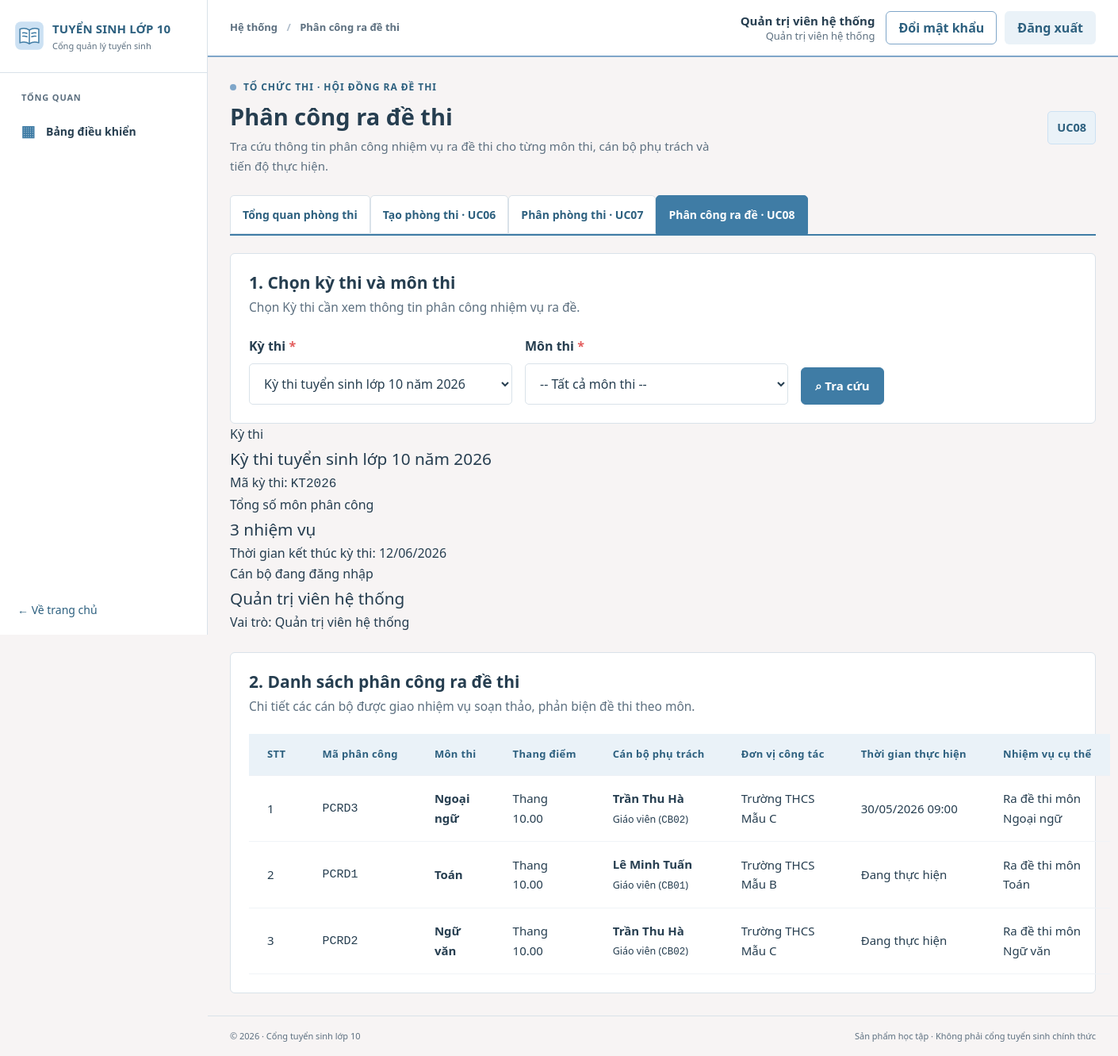
/exam/phan-cong-ra-de.php (signed in), run on the app's committed database.
### tables this page shows
CREATE TABLE TaiKhoan (
  maTaiKhoan VARCHAR(20) NOT NULL,
  tenDangNhap VARCHAR(50) NOT NULL,
  matKhau VARCHAR(255) NOT NULL,
  hoTen VARCHAR(100) NOT NULL,
  vaiTro VARCHAR(30) NOT NULL,
  maCanBo VARCHAR(20) NULL,
  maThiSinh VARCHAR(20) NULL,
  trangThai VARCHAR(20) NOT NULL DEFAULT 'Hoạt động',
  soLanSai INT NOT NULL DEFAULT 0,
  khoaDen DATETIME NULL,
  lanDangNhapCuoi DATETIME NULL,
  ngayTao DATETIME NOT NULL DEFAULT CURRENT_TIMESTAMP,
  PRIMARY KEY (maTaiKhoan),
  UNIQUE KEY uq_taikhoan_ten (tenDangNhap),
  CONSTRAINT ck_taikhoan_vaitro CHECK (vaiTro IN ('HOC_SINH','GVCN','BAN_TUYEN_SINH','HD_TUYEN_SINH','HD_COI_THI','HD_CHAM_THI','CAT_PHACH','HD_PHUC_KHAO','HD_RA_DE','QUAN_TRI')),
  CONSTRAINT ck_taikhoan_trangthai CHECK (trangThai IN ('Hoạt động','Bị khóa')),
  CONSTRAINT ck_taikhoan_solansai CHECK (soLanSai >= 0),
  CONSTRAINT fk_taikhoan_canbo FOREIGN KEY (maCanBo) REFERENCES CanBo(maCanBo),
  CONSTRAINT fk_taikhoan_thisinh FOREIGN KEY (maThiSinh) REFERENCES ThiSinh(maThiSinh)
);

CREATE TABLE KyThi (
  maKyThi VARCHAR(20) NOT NULL,
  tenKyThi VARCHAR(150) NOT NULL,
  thoiGianKetThuc DATETIME NOT NULL,
  maDot VARCHAR(20) NOT NULL,
  PRIMARY KEY (maKyThi),
  CONSTRAINT fk_kythi_dot FOREIGN KEY (maDot) REFERENCES DotTuyenSinh(maDot)
);

CREATE TABLE PhanCongRaDe (
  maPhanCong VARCHAR(20) NOT NULL,
  maKyThi VARCHAR(20) NOT NULL,
  maMonThi VARCHAR(20) NOT NULL,
  maCanBo VARCHAR(20) NOT NULL,
  thoiGianThucHien DATETIME NULL,
  thongTinNhiemVu VARCHAR(255) NOT NULL,
  PRIMARY KEY (maPhanCong),
  CONSTRAINT fk_pcrd_kythi FOREIGN KEY (maKyThi) REFERENCES KyThi(maKyThi),
  CONSTRAINT fk_pcrd_mon FOREIGN KEY (maMonThi) REFERENCES MonThi(maMonThi),
  CONSTRAINT fk_pcrd_canbo FOREIGN KEY (maCanBo) REFERENCES CanBo(maCanBo)
);

CREATE TABLE MonThi (
  maMonThi VARCHAR(20) NOT NULL,
  tenMonThi VARCHAR(100) NOT NULL,
  thangDiem DECIMAL(5,2) NOT NULL,
  PRIMARY KEY (maMonThi),
  CONSTRAINT ck_monthi_thangdiem CHECK (thangDiem > 0)
);

CREATE TABLE CanBo (
  maCanBo VARCHAR(20) NOT NULL,
  hoTen VARCHAR(100) NOT NULL,
  soDienThoai VARCHAR(15) NULL,
  email VARCHAR(255) NULL,
  chucVu VARCHAR(100) NULL,
  maTruongTHCS VARCHAR(20) NULL,
  maTruongTHPT VARCHAR(20) NULL,
  maHoiDongThi VARCHAR(20) NULL,
  PRIMARY KEY (maCanBo),
  CONSTRAINT fk_canbo_thcs FOREIGN KEY (maTruongTHCS) REFERENCES TruongTHCS(maTruongTHCS),
  CONSTRAINT fk_canbo_thpt FOREIGN KEY (maTruongTHPT) REFERENCES TruongTHPT(maTruongTHPT),
  CONSTRAINT fk_canbo_hdt FOREIGN KEY (maHoiDongThi) REFERENCES HoiDongThi(maHoiDongThi)
);

### config/app.php (called while the page is built, shortened)
<?php
return [
    'name' => getenv('APP_NAME') ?: 'CỔNG THÔNG TIN TUYỂN SINH VÀO LỚP 10',
    'demo_mode' => filter_var(getenv('DEMO_MODE') ?: '1', FILTER_VALIDATE_BOOLEAN),
    'timezone' => 'Asia/Ho_Chi_Minh',
    'base_path' => getenv('APP_BASE_PATH') ?: null,
];

### includes/functions.php (called while the page is built, shortened)
<?php
function app_config(): array {
    static $cfg = null;
    if ($cfg === null) {
        $cfg = require dirname(__DIR__) . '/config/app.php';
        date_default_timezone_set($cfg['timezone']);
    }
    return $cfg;
}
function e(mixed $str): string {
    return htmlspecialchars((string)$str, ENT_QUOTES | ENT_SUBSTITUTE, 'UTF-8');
}
function base_path(): string {
    $forced = app_config()['base_path'];
    $root = realpath(dirname(__DIR__));
    $docroot = realpath($_SERVER['DOCUMENT_ROOT'] ?? '');
    $r = strtolower(str_replace('\\','/',$root));
    $d = rtrim(strtolower(str_replace('\\','/',$docroot)),'/');
    if ($r === $d) return '';
    return '';
}
function url(string $path = ''): string {
    $prefix = rtrim(base_path(), '/');
    $clean = ltrim($path, '/');
    return $prefix . '/' . $clean;
}

### includes/auth.php (called while the page is built, shortened)
<?php
require_once __DIR__ . '/functions.php';
require_once __DIR__ . '/permissions.php';
require_once dirname(__DIR__) . '/services/auth_service.php';
function current_user(): ?array {
    static $user = false;
    if ($user !== false) return $user;
    $user = null;
    $ma = $_SESSION['user']['maTaiKhoan'] ?? null;
    try {
        $user = layTaiKhoanHoatDong((string)$ma);
    } catch (Throwable $e) {
        error_log('current_user: ' . $e->getMessage());
        $user = $_SESSION['user'];
    }
    return $user;
}
function require_auth(): array {
    $user = current_user();
    return $user;
}
function require_role(array $vaiTro): array {
    $user = require_auth();
    return $user;
}

### config/database.php (called while the page is built, shortened)
<?php
function db(): PDO {
    static $pdo = null;
    if ($pdo instanceof PDO) return $pdo;
    $host = getenv('DB_HOST') ?: '127.0.0.1';
    $port = getenv('DB_PORT') ?: '3306';
    $name = getenv('DB_NAME') ?: 'dreamteam_tuyensinh10';
    $user = getenv('DB_USER') ?: 'root';
    $pass = getenv('DB_PASS') ?: '';
    $pdo = new PDO(
        "mysql:host={$host};port={$port};dbname={$name};charset=utf8mb4", $user, $pass,
        [PDO::ATTR_ERRMODE => PDO::ERRMODE_EXCEPTION, PDO::ATTR_DEFAULT_FETCH_MODE => PDO::FETCH_ASSOC,
         PDO::ATTR_EMULATE_PREPARES => false]
    );
    return $pdo;
}

### services/auth_service.php (called while the page is built, shortened)
<?php
require_once dirname(__DIR__) . '/config/database.php';
function tk_cot_phien(): string {
    return 'maTaiKhoan, tenDangNhap, hoTen, vaiTro, maCanBo, maThiSinh, trangThai';
}
function layTaiKhoanHoatDong(string $maTaiKhoan): ?array {
    $st = db()->prepare('SELECT ' . tk_cot_phien() . " FROM TaiKhoan WHERE maTaiKhoan = ? AND trangThai = 'Hoạt động'");
    $st->execute([$maTaiKhoan]);
    return $st->fetch() ?: null;
}

### includes/permissions.php (called while the page is built, shortened)
<?php
function ten_vai_tro(string $vaiTro): string {
    return VAI_TRO[$vaiTro] ?? $vaiTro;
}
function has_role(?array $user, array $vaiTro): bool {
    return $user !== null && in_array($user['vaiTro'], $vaiTro, true);
}

### services/exam_service.php (called while the page is built, shortened)
<?php
require_once dirname(__DIR__) . '/config/database.php';
function exam_ds_ky_thi(): array {
    return db()->query('SELECT maKyThi, tenKyThi, thoiGianKetThuc, maDot FROM KyThi ORDER BY maKyThi DESC')->fetchAll();
}
function layDanhSachPhanCongRaDe(string $maKyThi = '', ?string $maCanBo = null, ?string $maMonThi = null): array {
    $sql = 'SELECT pc.maPhanCong, pc.maKyThi, k.tenKyThi, pc.maMonThi, m.tenMonThi, m.thangDiem,
                   pc.maCanBo, c.hoTen AS tenCanBo, c.chucVu,
                   COALESCE(t.tenTruongTHCS, p.tenTruongTHPT, "") AS donViCongTac,
                   pc.thoiGianThucHien, pc.thongTinNhiemVu
            FROM PhanCongRaDe pc
            JOIN KyThi k ON k.maKyThi = pc.maKyThi
            JOIN MonThi m ON m.maMonThi = pc.maMonThi
            JOIN CanBo c ON c.maCanBo = pc.maCanBo
            LEFT JOIN TruongTHCS t ON t.maTruongTHCS = c.maTruongTHCS
            LEFT JOIN TruongTHPT p ON p.maTruongTHPT = c.maTruongTHPT
            WHERE 1=1';
    $params = [];
    if ($maKyThi !== '') {
        $sql .= ' AND pc.maKyThi = ?';
        $params[] = $maKyThi;
    }
    $sql .= ' ORDER BY k.maKyThi DESC, m.maMonThi, pc.maPhanCong';
    $st = db()->prepare($sql);
    $st->execute($params);
    return $st->fetchAll();
}

### exam/phan-cong-ra-de.php (the view, shortened to what this page needs)
<?php
require_once dirname(__DIR__) . '/includes/exam_ui.php';
$nguoiDung = require_role(['HD_RA_DE', 'BAN_TUYEN_SINH', 'QUAN_TRI']);
$maKyThi = ui_input('kyThi');
$maMonThi = ui_input('monThi');
$dsKyThi = exam_ds_ky_thi();
if ($maKyThi === '' && !empty($dsKyThi)) {
    $maKyThi = (string)$dsKyThi[0]['maKyThi'];
}
$dsPhanCong = [];
$maCanBoDangNhap = (string)($nguoiDung['maCanBo'] ?? '');
if ($maKyThi !== '') {
    try {
        $dsPhanCong = layDanhSachPhanCongRaDe($maKyThi, null, $maMonThi !== '' ? $maMonThi : null);
    } catch (BusinessException $e) {
        $loi = $e->getMessage();
        $chiTietLoi = $e->details();
    } catch (Throwable $e) {
        error_log('UC08 layDanhSachPhanCongRaDe: ' . $e->getMessage());
        $loi = EXAM_TB_LOI_TAI_PHAN_CONG;
    }
}
$kyThiHienTai = null;
foreach ($dsKyThi as $k) {
    if ($k['maKyThi'] === $maKyThi) {
        $kyThiHienTai = $k;
        break;
    }
}
ui_page_start('exam', 'Phân công ra đề thi', 'Tổ chức thi · Hội đồng ra đề thi', 'Tra cứu thông tin phân công nhiệm vụ ra đề thi cho từng môn thi, cán bộ phụ trách và tiến độ thực hiện.', 'UC08');
?>
<section class="panel">
  <div class="panel-heading">
    <div>
      <h2>1. Chọn kỳ thi và môn thi</h2>
      <p>Chọn Kỳ thi cần xem thông tin phân công nhiệm vụ ra đề.</p>
    </div>
  </div>
  <form method="get" class="ui-search" novalidate>
    <div class="field ui-search-btn">
      <button class="btn btn-primary" type="submit">⌕ Tra cứu</button>
    </div>
  </form>
</section>
<?php if ($kyThiHienTai): ?>
<div class="ui-kpi-grid" style="margin-bottom: 1.5rem;">
  <div class="ui-kpi">
    <div class="ui-kpi-label">Kỳ thi</div>
    <div class="ui-kpi-val" style="font-size:1.3rem"><?= e($kyThiHienTai['tenKyThi']) ?></div>
    <div class="ui-kpi-hint">Mã kỳ thi: <code><?= e($kyThiHienTai['maKyThi']) ?></code></div>
  </div>
  <div class="ui-kpi">
    <div class="ui-kpi-label">Tổng số môn phân công</div>
    <div class="ui-kpi-val" style="font-size:1.3rem"><?= count($dsPhanCong) ?> nhiệm vụ</div>
    <div class="ui-kpi-hint">Thời gian kết thúc kỳ thi: <?= date('d/m/Y', strtotime((string)$kyThiHienTai['thoiGianKetThuc'])) ?></div>
  </div>
  <div class="ui-kpi">
    <div class="ui-kpi-label">Cán bộ đang đăng nhập</div>
    <div class="ui-kpi-val" style="font-size:1.3rem"><?= e($nguoiDung['hoTen']) ?></div>
    <div class="ui-kpi-hint">Vai trò: <?= e(ten_vai_tro($nguoiDung['vaiTro'])) ?></div>
  </div>
</div>
<section class="panel">
  <div class="panel-heading">
    <div>
      <h2>2. Danh sách phân công ra đề thi</h2>
      <p>Chi tiết các cán bộ được giao nhiệm vụ soạn thảo, phản biện đề thi theo môn.</p>
    </div>
  </div>
  <?php if (empty($dsPhanCong)): ?>
    <div class="ui-notice ui-notice-info">
      <div><strong><?= e(EXAM_TB_CHUA_CO_PHAN_CONG_RA_DE) ?></strong></div>
    </div>
  <?php else: ?>
    <div class="table-wrap">
      <table class="data-table">
        <thead>
          <tr>
            <th>STT</th>
            <th>Mã phân công</th>
            <th>Môn thi</th>
            <th>Thang điểm</th>
            <th>Cán bộ phụ trách</th>
            <th>Đơn vị công tác</th>
            <th>Thời gian thực hiện</th>
            <th>Nhiệm vụ cụ thể</th>
          </tr>
        </thead>
        <tbody>
          <?php $idx = 1; foreach ($dsPhanCong as $pc):
            $laNhiemVuCuaMinh = ($maCanBoDangNhap !== '' && $pc['maCanBo'] === $maCanBoDangNhap);
          ?>
            <tr<?= $laNhiemVuCuaMinh ? ' style="background:#fefce8; font-weight:500;"' : '' ?>>
              <td><?= $idx++ ?></td>
              <td><code><?= e($pc['maPhanCong']) ?></code></td>
              <td><strong><?= e($pc['tenMonThi']) ?></strong></td>
              <td>Thang <?= e($pc['thangDiem']) ?></td>
              <td>
                <strong><?= e($pc['tenCanBo']) ?></strong>
                <br><small class="text-muted"><?= e($pc['chucVu'] ?: 'Cán bộ') ?> (<code><?= e($pc['maCanBo']) ?></code>)</small>
              </td>
              <td><?= e($pc['donViCongTac'] ?: '—') ?></td>
              <td>
                <?php if (!empty($pc['thoiGianThucHien'])): ?>
                  <?= date('d/m/Y H:i', strtotime((string)$pc['thoiGianThucHien'])) ?>
                <?php else: ?>
                  <span class="badge badge-warning">Đang thực hiện</span>
                <?php endif; ?>
              </td>
              <td><?= e($pc['thongTinNhiemVu']) ?></td>
            </tr>
          <?php endforeach; ?>
        </tbody>
      </table>
    </div>
  <?php endif; ?>
</section>
<?php endif; ?>

### includes/header.php (shortened to what this page needs)
<?php
require_once __DIR__ . '/functions.php';
$page_title = $page_title ?? 'Trang chủ';
$layout = $layout ?? 'public';
$cfg = app_config();
?><!doctype html>
<html lang="vi">
<head>
  <link rel="stylesheet" href="<?= e(url('assets/css/style.css')) ?>">
  <link rel="stylesheet" href="<?= e(url('assets/css/portal.css')) ?>">
</head>
<body class="<?= $layout === 'dashboard' ? 'dash-body' : 'public-body' ?>">
<?php if ($layout === 'dashboard'): ?>
<div class="dash-shell">
  <?php require __DIR__ . '/sidebar.php'; ?>
  <div class="dash-main">
    <header class="dash-topbar">
      <div class="dash-topbar-left"><span class="breadcrumb">Hệ thống <span>/</span> <?= e($page_title) ?></span></div>
      <div class="dash-topbar-right"><?php $__u = function_exists('current_user') ? current_user() : null; if ($__u): ?>
        <span class="topbar-user"><strong><?= e($__u['hoTen']) ?></strong><small><?= e(ten_vai_tro($__u['vaiTro'])) ?></small></span>
        <a class="btn btn-outline btn-sm" href="<?= e(url('auth/doi-mat-khau.php')) ?>">Đổi mật khẩu</a>
        <form method="post" action="<?= e(url('auth/logout.php')) ?>" class="topbar-logout"><?= csrf_field() ?><button class="btn btn-soft btn-sm" type="submit">Đăng xuất</button></form>
      <?php else: ?><a class="avatar" href="<?= e(url('auth/login.php')) ?>" title="Đăng nhập">10</a><?php endif; ?></div>
    </header>
    <main id="main" class="dash-content">
<?php endif; ?>

### data on the page
taikhoan: hoTen "Quản trị viên hệ thống", vaiTro "Quản trị viên hệ thống"
kythi: tenKyThi "Kỳ thi tuyển sinh lớp 10 năm 2026", maKyThi "KT2026", thoiGianKetThuc "12/06/2026"
phancongrade: maPhanCong "PCRD3", maMonThi.tenMonThi "Ngoại ngữ", maMonThi.thangDiem "10.00", maCanBo.hoTen "Trần Thu Hà", maCanBo.chucVu "Giáo viên", maCanBo "CB02", donViCongTac "Trường THCS Mẫu C", thoiGianThucHien "30/05/2026 09:00", thongTinNhiemVu "Ra đề thi môn Ngoại ngữ"
phancongrade: maPhanCong "PCRD1", maMonThi.tenMonThi "Toán", maMonThi.thangDiem "10.00", maCanBo.hoTen "Lê Minh Tuấn", maCanBo.chucVu "Giáo viên", maCanBo "CB01", donViCongTac "Trường THCS Mẫu B", shows "Đang thực hiện", thongTinNhiemVu "Ra đề thi môn Toán"
phancongrade: maPhanCong "PCRD2", maMonThi.tenMonThi "Ngữ văn", maMonThi.thangDiem "10.00", maCanBo.hoTen "Trần Thu Hà", maCanBo.chucVu "Giáo viên", maCanBo "CB02", donViCongTac "Trường THCS Mẫu C", shows "Đang thực hiện", thongTinNhiemVu "Ra đề thi môn Ngữ văn"

### other printed values
$group "TỔNG QUAN"
$symbol "▦"
$label "Bảng điều khiển"
$page_title "Phân công ra đề thi"
$eyebrow "TỔ CHỨC THI · HỘI ĐỒNG RA ĐỀ THI"
$title "Phân công ra đề thi"
$desc "Tra cứu thông tin phân công nhiệm vụ ra đề thi cho từng môn thi, cán bộ phụ trách và tiến độ thực hiện."
$uc "UC08"
$label "Tổng quan phòng thi"
$label "Tạo phòng thi · UC06"
$label "Phân phòng thi · UC07"
$label "Phân công ra đề · UC08"
$label "Kỳ thi Môn thi"
count($dsPhanCong) "3"
form field kyThi "Kỳ thi tuyển sinh lớp 10 năm 2026"
